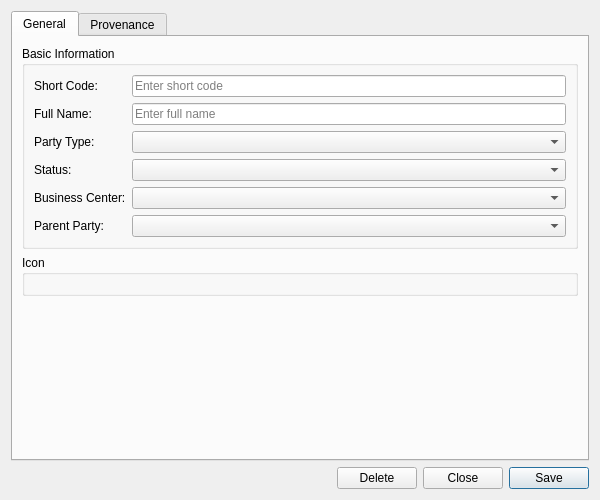
<?xml version="1.0" encoding="UTF-8"?>
<ui version="4.0">
 <class>PartyDetailDialog</class>
 <widget class="QWidget" name="PartyDetailDialog">
  <property name="geometry">
   <rect>
    <x>0</x>
    <y>0</y>
    <width>600</width>
    <height>500</height>
   </rect>
  </property>
  <property name="sizePolicy">
   <sizepolicy hsizetype="Preferred" vsizetype="Preferred">
    <horstretch>0</horstretch>
    <verstretch>0</verstretch>
   </sizepolicy>
  </property>
  <property name="minimumSize">
   <size>
    <width>600</width>
    <height>500</height>
   </size>
  </property>
  <property name="windowTitle">
   <string>Party Details</string>
  </property>
  <layout class="QVBoxLayout" name="verticalLayout">
   <item>
    <widget class="QTabWidget" name="tabWidget">
     <property name="currentIndex"><number>0</number></property>
     <widget class="QWidget" name="generalTab">
      <attribute name="title"><string>General</string></attribute>
      <layout class="QVBoxLayout" name="generalLayout">
       <item>
        <widget class="QGroupBox" name="basicInfoGroup">
         <property name="title">
          <string>Basic Information</string>
         </property>
         <layout class="QFormLayout" name="formLayout">
          <item row="0" column="0">
           <widget class="QLabel" name="labelShortCode">
            <property name="text">
             <string>Short Code:</string>
            </property>
           </widget>
          </item>
          <item row="0" column="1">
           <widget class="QLineEdit" name="codeEdit">
            <property name="placeholderText">
             <string>Enter short code</string>
            </property>
            <property name="readOnly">
             <bool>true</bool>
            </property>
           </widget>
          </item>
          <item row="1" column="0">
           <widget class="QLabel" name="labelFullName">
            <property name="text">
             <string>Full Name:</string>
            </property>
           </widget>
          </item>
          <item row="1" column="1">
           <widget class="QLineEdit" name="nameEdit">
            <property name="placeholderText">
             <string>Enter full name</string>
            </property>
           </widget>
          </item>
          <item row="2" column="0">
           <widget class="QLabel" name="labelPartyType">
            <property name="text">
             <string>Party Type:</string>
            </property>
           </widget>
          </item>
          <item row="2" column="1">
           <widget class="ores::qt::OreBadgeComboBox" name="partyTypeCombo">
            <property name="insertPolicy">
             <enum>QComboBox::NoInsert</enum>
            </property>
           </widget>
          </item>
          <item row="3" column="0">
           <widget class="QLabel" name="labelStatus">
            <property name="text">
             <string>Status:</string>
            </property>
           </widget>
          </item>
          <item row="3" column="1">
           <widget class="ores::qt::OreBadgeComboBox" name="statusCombo">
            <property name="insertPolicy">
             <enum>QComboBox::NoInsert</enum>
            </property>
           </widget>
          </item>
          <item row="4" column="0">
           <widget class="QLabel" name="labelBusinessCenterCode">
            <property name="text">
             <string>Business Center:</string>
            </property>
           </widget>
          </item>
          <item row="4" column="1">
           <widget class="QComboBox" name="businessCenterCombo">
            <property name="insertPolicy">
             <enum>QComboBox::NoInsert</enum>
            </property>
           </widget>
          </item>
          <item row="5" column="0">
           <widget class="QLabel" name="labelParentPartyId">
            <property name="text">
             <string>Parent Party:</string>
            </property>
           </widget>
          </item>
          <item row="5" column="1">
           <widget class="QComboBox" name="parentPartyCombo">
            <property name="insertPolicy">
             <enum>QComboBox::NoInsert</enum>
            </property>
           </widget>
          </item>
         </layout>
        </widget>
       </item>
       <item>
        <widget class="QGroupBox" name="flagGroup">
         <property name="title">
          <string>Icon</string>
         </property>
         <layout class="QVBoxLayout" name="flagGroupLayout"/>
        </widget>
       </item>
       <item>
        <spacer name="verticalSpacer">
         <property name="orientation">
          <enum>Qt::Vertical</enum>
         </property>
         <property name="sizeHint" stdset="0">
          <size>
           <width>20</width>
           <height>40</height>
          </size>
         </property>
        </spacer>
       </item>
      </layout>
     </widget>
     <widget class="QWidget" name="provenanceTab">
      <attribute name="title"><string>Provenance</string></attribute>
      <layout class="QVBoxLayout" name="provenanceTabLayout">
       <item>
        <widget class="ores::qt::ProvenanceWidget" name="provenanceWidget" native="true"/>
       </item>
      </layout>
     </widget>
    </widget>
   </item>
   <item>
    <layout class="QHBoxLayout" name="buttonLayout">
     <item>
      <spacer name="horizontalSpacer">
       <property name="orientation">
        <enum>Qt::Horizontal</enum>
       </property>
       <property name="sizeHint" stdset="0">
        <size>
         <width>40</width>
         <height>20</height>
        </size>
       </property>
      </spacer>
     </item>
     <item>
      <widget class="QPushButton" name="deleteButton">
       <property name="text">
        <string>Delete</string>
       </property>
      </widget>
     </item>
     <item>
      <widget class="QPushButton" name="closeButton">
       <property name="text">
        <string>Close</string>
       </property>
      </widget>
     </item>
     <item>
      <widget class="QPushButton" name="saveButton">
       <property name="text">
        <string>Save</string>
       </property>
       <property name="default">
        <bool>true</bool>
       </property>
      </widget>
     </item>
    </layout>
   </item>
  </layout>
 </widget>
 <customwidgets>
  <customwidget>
   <class>ores::qt::ProvenanceWidget</class>
   <extends>QWidget</extends>
   <header>ores.qt/ProvenanceWidget.hpp</header>
  </customwidget>
  <customwidget>
   <class>ores::qt::OreBadgeComboBox</class>
   <extends>QComboBox</extends>
   <header>ores.qt/OreBadgeComboBox.hpp</header>
  </customwidget>
 </customwidgets>
 <resources/>
 <connections/>
</ui>
